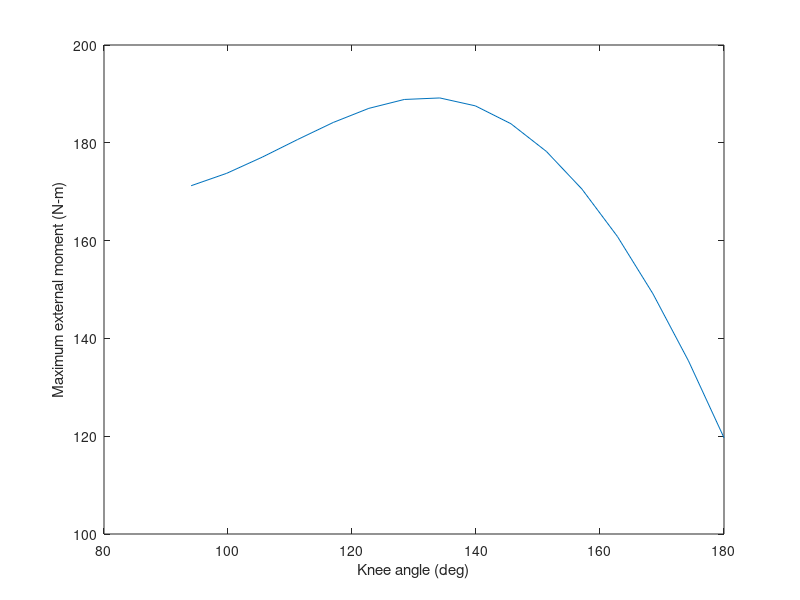

The MATLAB source for this figure: (Note: this script raises an error after producing the figure.)
function legextension	% Model of leg extension with muscle force-length curve	% MCEN 4228/5228    % Based on code from ME/BME 646   % Lower leg parameters	I = 0.1832;   % moment of inertia of lower leg (kg-m^2)	m = 4.88;     % mass (kg)	g = 9.81;     % grav constant	  % Muscle parameters	lopt = 0.09;  % optimal muscle length in meters	Fmax = 6000;  % max isometric force (N)	rf   = 0.033; % moment arm of quadriceps muscle    %rf = 0.033 + (0.1*0.033); % 10%    %rf = 0.033 - (0.1*0.033);% -10%	rcm  = 0.264; % distance b/w center of mass & joint	phi0 = 1.5*pi/2;  % estimated leg angle for optimal fiber length	a = 1;   % maximum activation level		phis = pi:-0.1:pi/2;  % Try these joint angles		for i = 1:length(phis)		phi = phis(i);		l = rf*(1.5*pi/2 - phi) / lopt + 1;  % calculate the normalized muscle length        ls(i) = l;		F = Fmax * (fl(l) * a + flp(l));     % calculate the actual muscle force		M = F * rf - m * g * rcm * sin(phi - pi/2);   % available moment		Ms(i) = M;    end	    figure	plot(phis*180/pi,Ms)	xlabel('Knee angle (deg)')	ylabel('Maximum external moment (N-m)')    [x1,y1] = ginput;    text(x1,y1,'Given Moment arm = 0.033')        figure    plot(ls, fl(ls))    xlabel('Normalized Length')	ylabel('Normalized Force')        figure    plot(ls, flp(ls))    xlabel('Normalized Length')	ylabel('Normalized Passive Force')    end % leg extensionfunction f = fl(x)    % normalized force-length curve, where input is muscle fiber length,  % itself normalized with respect to optimal fiber length, so that  % a value of x = 1 corresponds to the peak in the force-length curve.  % The force-length curve is modeled as a simple parabolic  	w = 0.5; % this sets the width of the parabolic	lopt = 1;  % this is a normalized optimal length, which the parabola             % is centered around.		f = 1 - ((x-lopt)/(w*lopt)).^2;  % a piece of a parabolic curve  % rectify the force, eliminating negative values	f(f<0) = 0;           % this is a fancy statement that lets you assign 	                      % only those values than zero to zeroend % flfunction f = flp(x)	% normalized passive force-length curve for muscle, where	% input x is fiber length, normalized to optimal fiber length.  % This is effectively a strain.  % Modeled here as a cubic; also can be modeled as an exponential		f = 8*(x-1).^3; % Subtract 1 to calculate strain from peak isometric	  % rectify the passive force-length curve	f(x < 1) = 0;end % flp